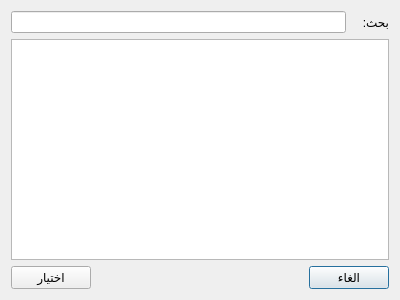
<?xml version="1.0" encoding="UTF-8"?>
<ui version="4.0">
 <class>ShamelaSelectBookDialog</class>
 <widget class="QDialog" name="ShamelaSelectBookDialog">
  <property name="geometry">
   <rect>
    <x>0</x>
    <y>0</y>
    <width>400</width>
    <height>300</height>
   </rect>
  </property>
  <property name="windowTitle">
   <string>اختيار كتاب</string>
  </property>
  <property name="layoutDirection">
   <enum>Qt::RightToLeft</enum>
  </property>
  <layout class="QGridLayout" name="gridLayout">
   <item row="0" column="0">
    <widget class="QLabel" name="label">
     <property name="text">
      <string>بحث:</string>
     </property>
    </widget>
   </item>
   <item row="0" column="1" colspan="3">
    <widget class="QLineEdit" name="lineSearch"/>
   </item>
   <item row="1" column="0" colspan="4">
    <widget class="QTreeView" name="treeView">
     <property name="editTriggers">
      <set>QAbstractItemView::NoEditTriggers</set>
     </property>
     <property name="alternatingRowColors">
      <bool>true</bool>
     </property>
     <property name="rootIsDecorated">
      <bool>false</bool>
     </property>
     <property name="headerHidden">
      <bool>true</bool>
     </property>
    </widget>
   </item>
   <item row="2" column="0" colspan="2">
    <widget class="QPushButton" name="pushCancel">
     <property name="text">
      <string>الغاء</string>
     </property>
    </widget>
   </item>
   <item row="2" column="2">
    <spacer name="horizontalSpacer">
     <property name="orientation">
      <enum>Qt::Horizontal</enum>
     </property>
     <property name="sizeHint" stdset="0">
      <size>
       <width>217</width>
       <height>20</height>
      </size>
     </property>
    </spacer>
   </item>
   <item row="2" column="3">
    <widget class="QPushButton" name="pushSelect">
     <property name="text">
      <string>اختيار</string>
     </property>
    </widget>
   </item>
  </layout>
 </widget>
 <resources/>
 <connections/>
</ui>
